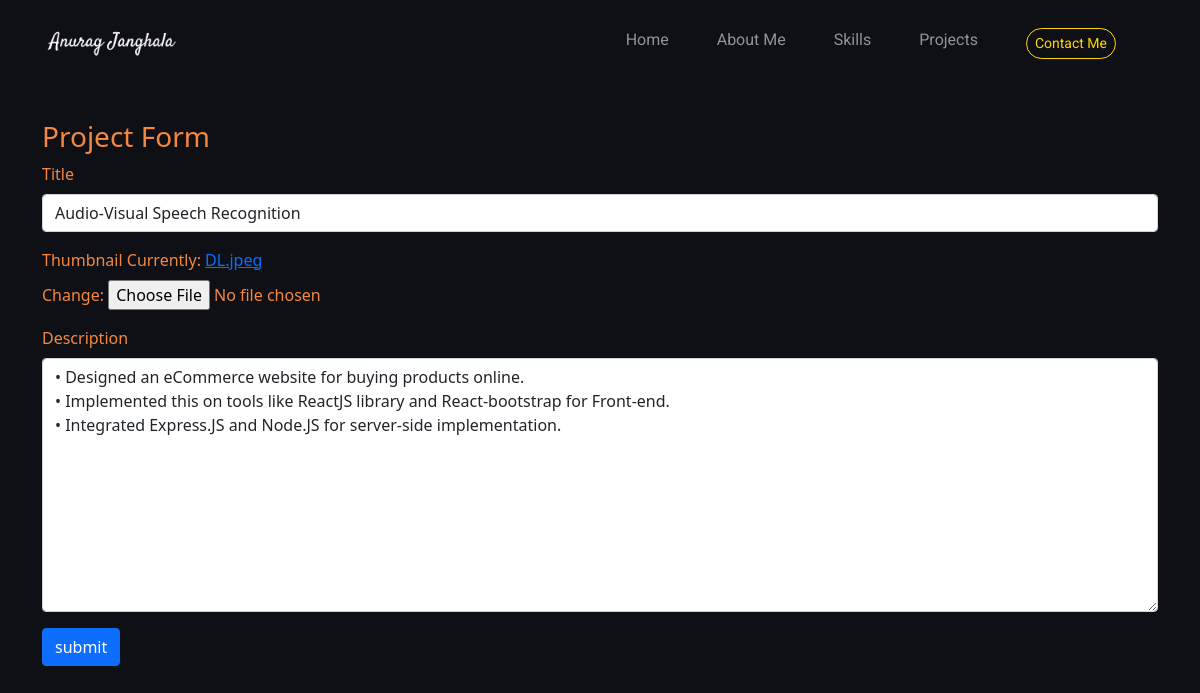
Page /edit-project/98c3c6a2-5c95-42ca-b7f4-6965de256084/ on the committed database.
### folio/models.py (models this page shows, shortened)
class Project(models.Model):
    title = models.CharField(max_length=200)
    thumbnail = models.ImageField(null=True)
    description = RichTextUploadingField()
    slug = models.SlugField(null=True, blank=True)
    created = models.DateTimeField(auto_now_add=True)
    id = models.UUIDField(default=uuid.uuid4, unique=True, primary_key=True, editable=False)

### folio/views.py (the view)
# urls.py: path('edit-project/<str:pk>/', views.editProject, name='edit-project'),
def editProject(request, pk):
    project = Project.objects.get(id=pk)
    form = ProjectForm(instance=project)
    if request.method == 'POST':
        form = ProjectForm(request.POST, request.FILES, instance=project)
        if form.is_valid():
            form.save()
            return redirect('landing-page')
    context= { 'form': form }
    return render(request, 'folio/project_form.html', context)

### folio/forms.py
class ProjectForm(ModelForm):
    class Meta:
        model = Project
        fields = ['title', 'thumbnail', 'description']
    def __init__(self, *args, **kwargs):
        super(ProjectForm, self).__init__(*args, **kwargs)
        self.fields['title'].widget.attrs.update(
            {'class': 'form-control'})
        self.fields['description'].widget.attrs.update(
            {'class': 'form-control'})

### folio/templates/folio/project_form.html (shortened to what this page needs)
{% extends 'base.html' %} {% load static %} {% block css_files %}
<link rel="stylesheet" href="{% static 'folio/style.css' %}" />
{% endblock %} {% block content %}
<div class="container" style="margin-top: 60px">
  <h3>Project Form</h3>
  <form method="POST" enctype="multipart/form-data">
    {% csrf_token %} {{form.media}} {% for field in form %}
    <div class="mb-3">
      <label for="exampleInputPassword1" class="form-label"
        >{{field.label}}</label
      >
      {{field}}
    </div>
    {% endfor %}
    <input class="btn btn-primary" type="submit" value="submit" />
  </form>
</div>
{% endblock %}

### static/global.css (style rules this page uses)
html { font-family: 'Roboto', sans-serif; }
body { margin: 0; padding: 0; box-sizing: border-box; background-color: #0f1016; }

### folio/templates/folio/project_form.html (style rules this page uses)
.mb-3, h3 { color: #f58840; }

### rows in the picture
Project: form "Audio-Visual Speech Recognition" "• Designed an eCommerce website for buying products online. • Implemented this on tools like ReactJS library and React-bootstrap for Front-end. • Integrated Express.JS and Node.JS for server-side implementation."

### other values in the picture
{{ field.label }} "Title" "Thumbnail" "Description"
